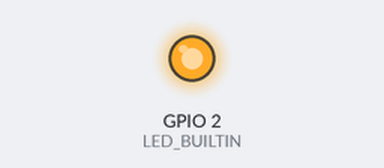
The sketch below on a simulated ESP8266 (Wemos D1 mini). Shown: output pins drawn as LEDs (lit = HIGH, except the on-board LED, lit = LOW). WiFi joins after 1.5 s; servers stay silent unless stated; not simulated (calls return 0 or success): secret.h; what the sketch prints to the serial monitor is not drawn.

Above: at 0.1 s.
At 1.6 s:
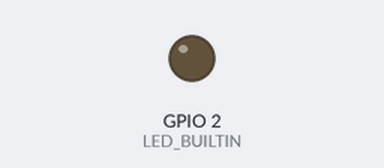
Timing chart, 0 to 3.1 s (numbered marks = the images above):
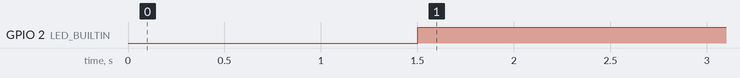

The sketch:

waterSensorHTTP.ino
```cpp
#include <ESP8266WiFi.h>
#include "ESPAsyncWebServer.h"
#include "secret.h" // file with: #define WIFI_PASSWORD "your_pw"

const char *password = WIFI_PASSWORD;
const char *ssid = WIFI_SSID;
const int sensor = A0;
const char *DEVICENAME = "wemosD1Mini";

int value = 0;
int waitMs = 5000;

void setup()
{
  Serial.begin(115200);
  Serial.println();

  // initialize digital pin LED_BUILTIN as an output.
  pinMode(LED_BUILTIN, OUTPUT);

  WiFi.begin(ssid, password);

  Serial.print("Connecting");
  while (WiFi.status() != WL_CONNECTED)
  {
    delay(500);
    Serial.print(".");
  }
  Serial.println();

  Serial.print("Connected, IP address: ");
  Serial.println(WiFi.localIP());
}

void loop() {
  value = analogRead(sensor);  // This reads the analog in value

  // Then we can print the value read on the serial terminal window
  //Serial.print("sensor: ");
  //Serial.println(value);

  waitMs = (10 * 60 * 1000) - 50; // 5 min

  digitalWrite(LED_BUILTIN, HIGH);   // turn the LED off (HIGH is the voltage level)
  delay(waitMs);                       // wait for a second
  digitalWrite(LED_BUILTIN, LOW);    // turn the LED on by making the voltage LOW
  delay(50);                       // wait for a second
}
```

Measured:
- by itself, GPIO 2 (LED_BUILTIN): LOW → HIGH at 1.5 s
